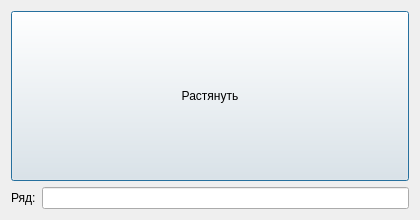
<?xml version="1.0" encoding="UTF-8"?>
<ui version="4.0"><class>Dialog</class><widget class="QDialog" name="Dialog"><property name="geometry"><rect><x>0</x><y>0</y><width>420</width><height>220</height></rect></property><property name="windowTitle"><string>#061 policies/146_expanding_btn_grid</string></property><layout class="QGridLayout" name="gridLayout"><property name="leftMargin"><number>11</number></property><property name="topMargin"><number>11</number></property><property name="rightMargin"><number>11</number></property><property name="bottomMargin"><number>11</number></property><property name="spacing"><number>6</number></property><item row="0" column="0" colspan="2"><widget class="QPushButton" name="b1"><property name="sizePolicy"><sizepolicy hsizetype="Expanding" vsizetype="Preferred"><horstretch>0</horstretch><verstretch>0</verstretch></sizepolicy></property><property name="text"><string>Растянуть</string></property></widget></item><item row="1" column="0"><widget class="QLabel" name="l1"><property name="text"><string>Ряд:</string></property></widget></item><item row="1" column="1"><widget class="QLineEdit" name="e1"></widget></item></layout></widget></ui>
